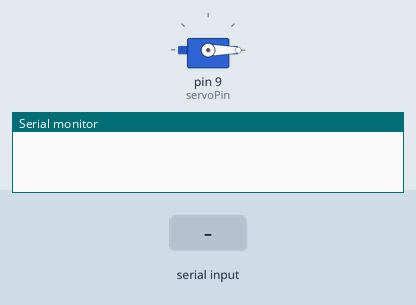
Simulated run of this sketch. Board: Arduino Uno, built with avr-gcc and run on an emulated ATmega328P. On the bench: servo, the last lines printed to the serial monitor. The inputs (shaded band) are chosen by the test bench.

Above: at 1.2 s.
1.3 s: "1" received over Serial
At 2.3 s:
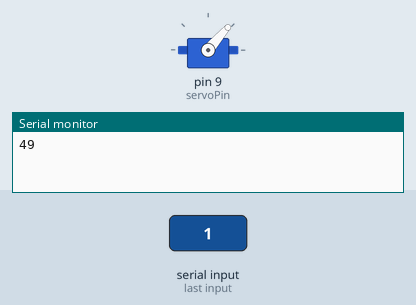
2.8 s: "0" received over Serial
At 3.1 s:
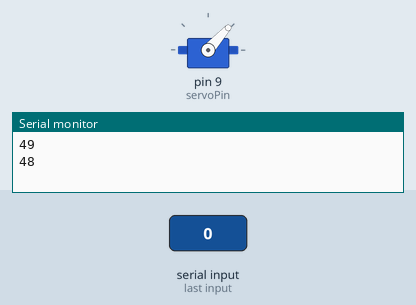
Timing chart, 0 to 5.8 s (numbered marks = the images above; inputs shaded):
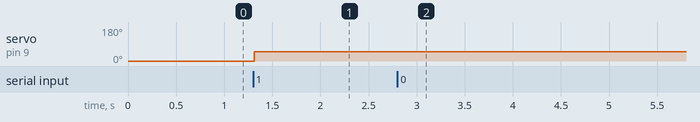

Measured:
- after the input at 1.3 s, servo on pin 9 (servoPin): 0° → 49° at once
- after the input at 2.8 s, servo on pin 9 (servoPin): 49° → 48° at once

The sketch:

Servo_Control_with_Serial_Monitor.ino
```cpp
#include <VarSpeedServo.h>

VarSpeedServo myservo;

const int servoPin = 9;

int val = 0;

void setup() {
  myservo.attach(servoPin);
  Serial.begin(9600);
}

void loop() {
  if (Serial.available()) {
    val = int(Serial.read());
    Serial.println(val);
  }
  myservo.write(val);
  delay(15);
}
```
